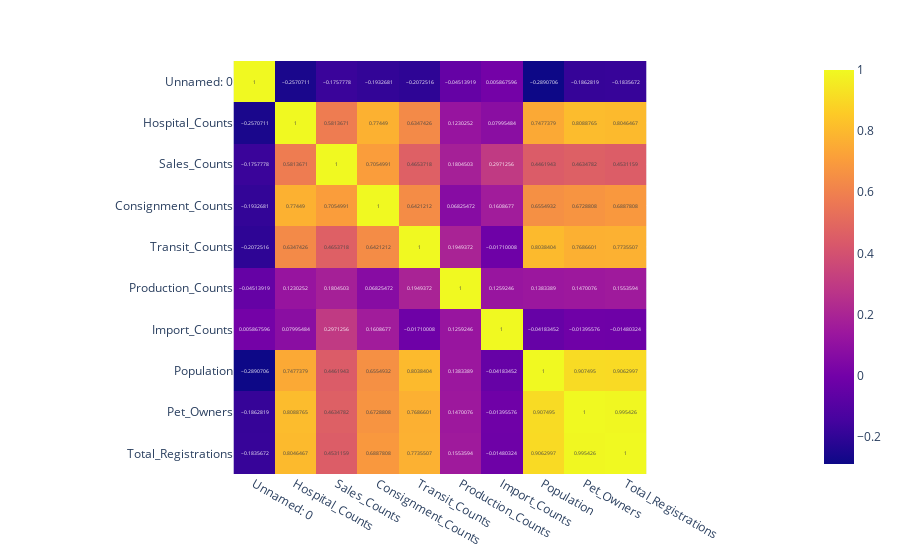

The code cell stored with this chart in its notebook:
### Code cell
# 표 그리기
import plotly.express as px

data_corr=data.drop(['Gu',	'Dong'],axis=1)
# 열들 간의 상관 관계 계산
correlation = data_corr.corr()

# 소수점 둘째자리까지 반올림
correlation

fig = px.imshow(correlation, text_auto=True)
fig.show()

### Figure 1 — Plotly figure (JSON) as saved in the notebook; plotly's stock layout.template omitted (floating-point values rounded to 4 significant figures)
{"data": [{"coloraxis": "coloraxis", "hovertemplate": "x: %{x}<br>y: %{y}<br>color: %{z}<extra></extra>", "name": "0", "texttemplate": "%{z}", "type": "heatmap", "x": ["Unnamed: 0", "Hospital_Counts", "Sales_Counts", "Consignment_Counts", "Transit_Counts", "Production_Counts", "Import_Counts", "Population", "Pet_Owners", "Total_Registrations"], "xaxis": "x", "y": ["Unnamed: 0", "Hospital_Counts", "Sales_Counts", "Consignment_Counts", "Transit_Counts", "Production_Counts", "Import_Counts", "Population", "Pet_Owners", "Total_Registrations"], "yaxis": "y", "z": [[1, -0.2571, -0.1758, -0.1933, -0.2073, -0.04514, 0.005868, -0.2891, -0.1863, -0.1836], [-0.2571, 1, 0.5814, 0.7745, 0.6347, 0.123, 0.07995, 0.7477, 0.8089, 0.8046], [-0.1758, 0.5814, 1, 0.7055, 0.4654, 0.1805, 0.2971, 0.4462, 0.4635, 0.4531], [-0.1933, 0.7745, 0.7055, 1, 0.6421, 0.06825, 0.1609, 0.6555, 0.6729, 0.6888], [-0.2073, 0.6347, 0.4654, 0.6421, 1, 0.1949, -0.0171, 0.8038, 0.7687, 0.7736], [-0.04514, 0.123, 0.1805, 0.06825, 0.1949, 1, 0.1259, 0.1383, 0.147, 0.1554], [0.005868, 0.07995, 0.2971, 0.1609, -0.0171, 0.1259, 1, -0.04183, -0.01396, -0.0148], [-0.2891, 0.7477, 0.4462, 0.6555, 0.8038, 0.1383, -0.04183, 1, 0.9075, 0.9063], [-0.1863, 0.8089, 0.4635, 0.6729, 0.7687, 0.147, -0.01396, 0.9075, 1, 0.9954], [-0.1836, 0.8046, 0.4531, 0.6888, 0.7736, 0.1554, -0.0148, 0.9063, 0.9954, 1]]}], "layout": {"coloraxis": {"colorscale": [[0, "#0d0887"], [0.1111, "#46039f"], [0.2222, "#7201a8"], [0.3333, "#9c179e"], [0.4444, "#bd3786"], [0.5556, "#d8576b"], [0.6667, "#ed7953"], [0.7778, "#fb9f3a"], [0.8889, "#fdca26"], [1, "#f0f921"]]}, "margin": {"t": 60}, "xaxis": {"anchor": "y", "constrain": "domain", "domain": [0, 1], "scaleanchor": "y"}, "yaxis": {"anchor": "x", "autorange": "reversed", "constrain": "domain", "domain": [0, 1]}}}
